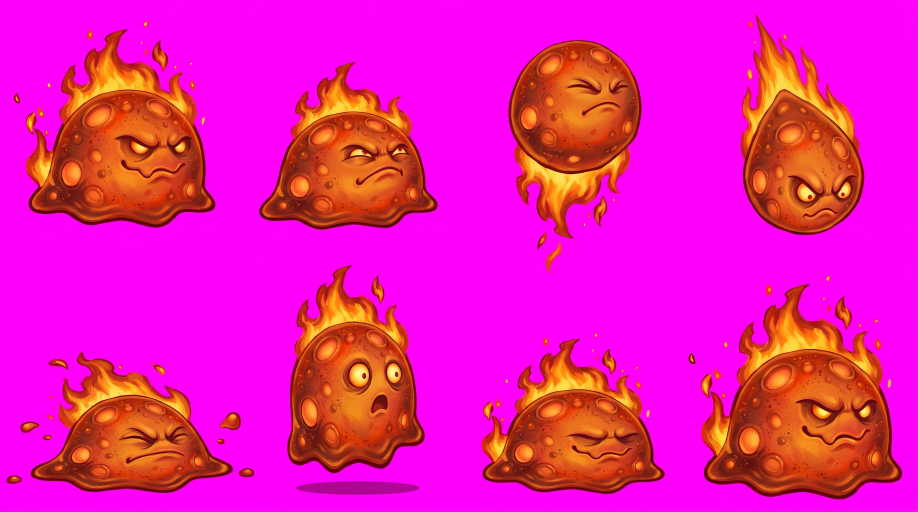
#> input picture Animations/Slime/inferno_bounce/source/inferno_bounce_sheet.jpg, 2752 x 1536 px (shown at 1/3 size)
$ python make_bounce_strip.py
#> lines starting #> are read from the running program, lines starting #| are printed output that depends on the picture; after the words box and inside, x2 and y2 are one past the last pixel; in counts of white or black regions, pixels touching at a corner belong together
#!/usr/bin/env python3
"""Cuts the fire slime's Inferno Bounce sheet (the user's Gemini JPG, 2752 x 1536, eight panels, 4 x 2) into the 8-frame strip (2026-11-08).

  python Animations/Slime/inferno_bounce/source/make_bounce_strip.py

The prompt asked for eight poses ON the floor line (the page lifts the slime itself), but the generator drew three of them in the AIR: panel 3 (the launch: a round ball with a tail of flame hanging below),
panel 4 (the plummet: a teardrop with a long tail of flame above it) and panel 6 (the bounce: a startled tall blob hanging a little above the floor, with a shadow ellipse under it that the prompt had forbidden).
So the cut is the airborne one of ../../magma_slam/source/make_slam_strip.py, generalised: panels 1, 2, 5, 7, 8 are grounded, 3, 4, 6 keep their real height above their row's floor; the height is measured from
the BODY's bottom edge (the lowest row with a long run of dark outline), not from a flame tail. Sizes: ONE scale per row (the panels differ in shape on purpose): row 1 from panel 1 (the rest pose: its base
width = 350 px, the monster standard), row 2 from panel 8 (the settle, nearly the rest pose: 1.02 x 350 px) because the generator draws the bottom row bigger. Every grounded panel is put on its own floor
(the generator did not hold one floor line), the floor of an airborne panel is its row's (the median of its grounded panels), the grounded bases are centred on x 260 and the airborne panels follow between
their grounded neighbours. A flame tail that would cross the bottom of the cell (panel 3's) fades out over the last 30 px instead of being cut. Detached pieces BELOW the body (the forbidden shadow) are dropped.
Output: ../fire_inferno_bounce_8frame_strip.png (512 x 512 per frame), ../fire_inferno_bounce_check.png, ../fire_inferno_bounce_8frame_strip.placement.json and a report.
"""
import os, sys, json
import numpy as np
from PIL import Image, ImageDraw
from scipy import ndimage as ndi

HERE = os.path.dirname(os.path.abspath(__file__))
SRC = sys.argv[1] if len(sys.argv) > 1 else os.path.join(HERE, "inferno_bounce_sheet.jpg")
OUT = os.path.join(HERE, "..", "fire_inferno_bounce_8frame_strip.png")
CHECK = os.path.join(HERE, "..", "fire_inferno_bounce_check.png")
PLACE = os.path.join(HERE, "..", "fire_inferno_bounce_8frame_strip.placement.json")
COLS, ROWS, N = 4, 2, 8
GROUNDED = [0, 1, 4, 6, 7]                     # panels 1, 2, 5, 7, 8 are on the floor; 3, 4 and 6 are in the air
BASE_W, GROUND_Y, BASE_X, FRAME = 350, 470, 260, 512
P8_MUL = 1.02                                  # panel 8 (the settle) against the idle's 350 px base
FADE_FROM = 480                                # a tail of flame crossing the bottom of the cell fades out from here to the edge

img = np.array(Image.open(SRC).convert("RGB")).astype(float)
r, g, b = img[..., 0], img[..., 1], img[..., 2]
alpha = 1 - np.clip((np.minimum(r, b) - g - 70) / 110, 0, 1)
soft = alpha < 1
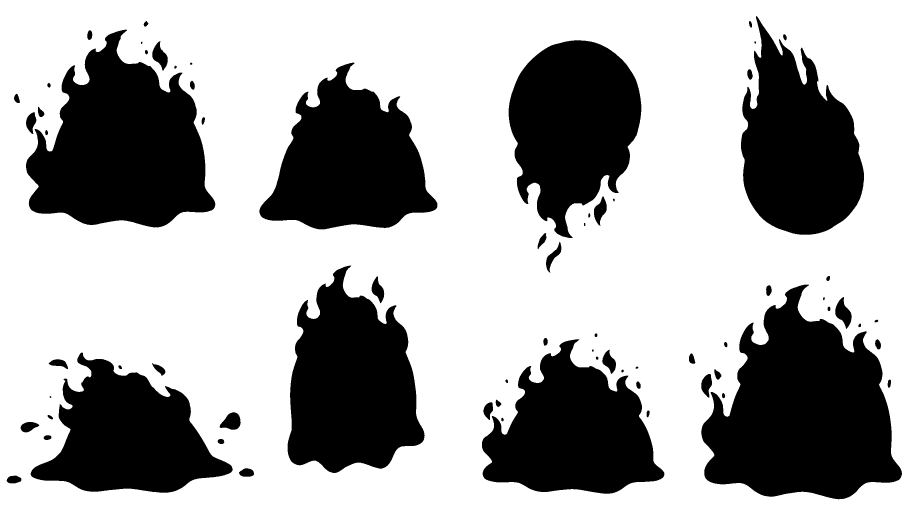
#> soft: shape (1536, 2752) bool (shown at 1/3 size); 66.3% white; 71 black regions, largest, box (x1, y1, x2, y2) and area: (2104, 854, 2706, 1498) 243269, (78, 89, 646, 682) 210576, (863, 797, 1274, 1419) 173263
rgb = img.copy()
rgb[..., 0] = np.where(soft, np.minimum(r, g + 25), r); rgb[..., 2] = np.where(soft, np.minimum(b, g + 25), b)
band = ndi.binary_dilation(alpha < 0.5, iterations=10) & (alpha >= 0.5)
#> band: shape (1536, 2752) bool; 4.3% white; 71 white regions, largest, box (x1, y1, x2, y2) and area: (2104, 853, 2706, 1498) 23610, (78, 88, 646, 683) 21883, (2222, 46, 2593, 705) 19740
mm = np.minimum(rgb[..., 0], rgb[..., 2]) - rgb[..., 1]
fix = (band | soft) & (mm > 4)
#> fix: shape (1536, 2752) bool; 67.8% white; 96 black regions (31 under 20 px), largest, box (x1, y1, x2, y2) and area: (2105, 855, 2699, 1489) 232651, (79, 92, 639, 676) 201623, (867, 799, 1269, 1410) 165388
rgb[..., 0] = np.where(fix, np.minimum(rgb[..., 0], rgb[..., 1] + 4), rgb[..., 0]); rgb[..., 2] = np.where(fix, np.minimum(rgb[..., 2], rgb[..., 1] + 4), rgb[..., 2])
rgba = np.dstack([rgb, alpha * 255]).astype(np.uint8)
PW, PH = rgba.shape[1] // COLS, rgba.shape[0] // ROWS
for c in range(0, COLS + 1):
    x = min(c * PW, rgba.shape[1]); rgba[:, max(0, x - 10):x + 10, 3] = 0
for r_ in range(0, ROWS + 1):
    y = min(r_ * PH, rgba.shape[0]); rgba[max(0, y - 10):y + 10, :, 3] = 0

panels, boxes, bws, lows, bodybot = [], [], [], [], []
for k in range(N):
    rr, cc = divmod(k, COLS)
    p = rgba[rr * PH:(rr + 1) * PH, cc * PW:(cc + 1) * PW].copy()
    solid = p[..., 3] > 128
    lab, n = ndi.label(solid); sizes = ndi.sum(solid, lab, range(1, n + 1))
    keep = 1 + int(np.argmax(sizes)); main = lab == keep
    my, mx = np.where(main); reach = 0.25 * (my.max() - my.min())
    dist = ndi.distance_transform_edt(~main)
    kept = ndi.binary_dilation(main, iterations=3)
    for j in range(1, n + 1):
        if j != keep and sizes[j - 1] >= 60 and dist[lab == j].min() <= reach and np.where(lab == j)[0].max() <= my.max():   # (a piece lower than the main piece's bottom, such as the forbidden shadow ellipse under panel 6, is dropped)
            jy, jx = np.where(lab == j)
            if jx.min() <= 14 or jx.max() >= p.shape[1] - 15 or jy.min() <= 14 or jy.max() >= p.shape[0] - 15:     # (a piece cut by the panel border, a droplet of the next panel's splat, is dropped too)
                continue
            kept |= ndi.binary_dilation(lab == j, iterations=3)
    p[..., 3] = np.where(kept, p[..., 3], 0)
    ys, xs = np.where(p[..., 3] > 128)
    boxes.append((xs.min(), ys.min(), xs.max(), ys.max()))
    y0, y1 = my.min(), my.max()
    bws.append(max(mx[my == y].max() - mx[my == y].min() for y in range(int(y1 - 0.22 * (y1 - y0)), y1 + 1) if (my == y).any()))
    lows.append(int(y1))
    lum = p[..., :3].astype(float) @ np.array([.299, .587, .114])
    dark = (p[..., 3] > 128) & (lum < 80)
    rws = np.where(dark.sum(1) >= 40)[0]
    bodybot.append(int(rws.max()) if len(rws) else int(y1))
    panels.append(p)
#> this loop made 8 passes
#> (n, sizes, keep, reach, y0, y1) on passes 2 to 6: (1, [161608], 1, 125, 188, 688), (7, [161338, 1979, 49, 93, 50, 677, 432], 1, 148.5, 120, 714), (5, [155554, 170, 179, 35, 423], 1, 164.5, 46, 704), (11, [142523, 1042, 761, 117, 48, 170, 377, 1268, 304, 288, 889], 1, 105.8, 287, 710), (4, [174852, 1779, 1089, 967], 1, 155.8, 28, 651)
#> pass 1, `lab, n = ndi.label(solid)`:
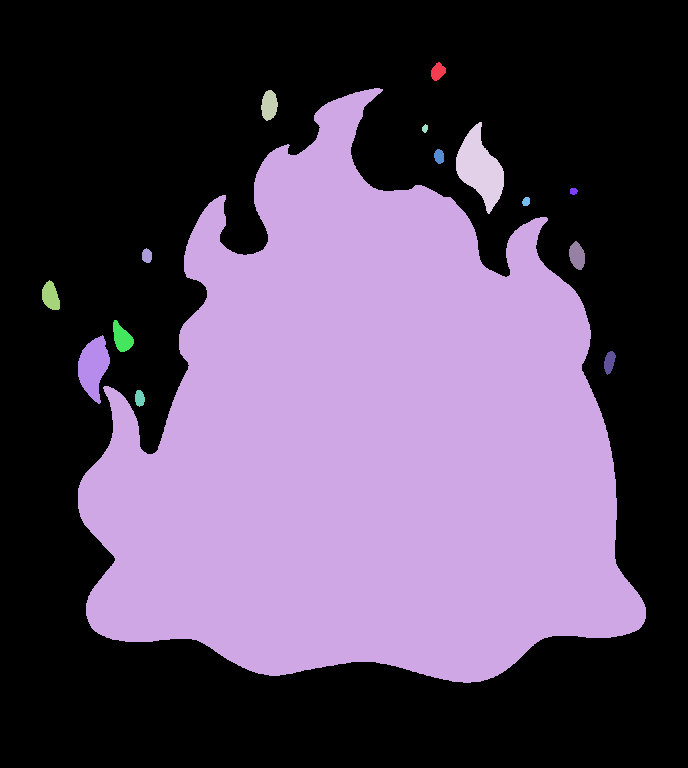
#> lab: shape (768, 688) int32; 16 distinct labels, from 0 to 15; one colour per label, 0 black
#> after the loop:
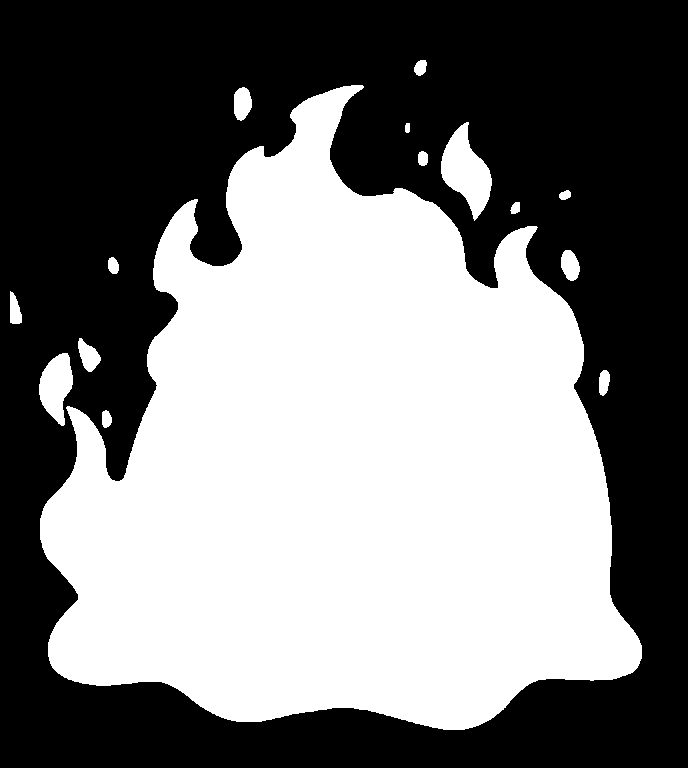
#> solid: shape (768, 688) bool; 47.7% white; 15 white regions, largest, box (x1, y1, x2, y2) and area: (40, 85, 642, 730) 245245, (441, 122, 492, 221) 2678, (39, 353, 73, 426) 1609
#> after the loop, bodybot = [679, 685, 655, 703, 709, 643, 711, 727]; boxes = [(42, 62, 645, 682), (90, 188, 624, 688), (150, 120, 547, 714), (158, 46, 528, 704), (20, 287, 677, 710), (174, 28, 585, 651), (69, 232, 617, 713), (39, 60, 641, 729)]; bws = [559, 531, 232, 357, 585, 407, 545, 593]; lows = [682, 688, 714, 704, 710, 651, 713, 729]; panels = 8 items

s1 = BASE_W / float(bws[0])
#> s1 = 0.626
s2 = BASE_W * P8_MUL / float(bws[7])
#> s2 = 0.602
sk = [s1 if k < COLS else s2 for k in range(N)]
#> sk = [0.626, 0.626, 0.626, 0.626, 0.602, 0.602, 0.602, 0.602]
ground = {}
for rr in range(ROWS):
    ground[rr] = float(np.median([bodybot[k] for k in GROUNDED if k // COLS == rr]))
#> after the loop, ground = {0: 682, 1: 711}
def base_mid(k):
#> called with k = 0
    y1 = bodybot[k]; y0 = boxes[k][1]
#> after `y1 = bodybot[k]`: y1 = 679
#> after `y0 = boxes[k][1]`: y0 = 62
    xs = np.where((panels[k][int(y1 - 0.06 * (y1 - y0)):y1 + 1, :, 3] > 128).any(0))[0]
#> xs = 368 values from 125 to 538
    return (xs.min() + xs.max()) / 2.0
sh = {k: BASE_X - base_mid(k) * sk[k] for k in GROUNDED}
#> sh = {0: 52.44, 1: 65.59, 4: 26.72, 6: 49.89, 7: 50.19}
shifts = {}
for k in range(N):
    before = [q for q in GROUNDED if q <= k]; after = [q for q in GROUNDED if q >= k]
    if k in sh: shifts[k] = sh[k]
    else: shifts[k] = sh[before[-1]] + (sh[after[0]] - sh[before[-1]]) * (k - before[-1]) / float(after[0] - before[-1])
#> after the loop, shifts = {0: 52.44, 1: 65.59, 2: 52.63, 3: 39.67, 4: 26.72, 5: 38.3, 6: 49.89, 7: 50.19}

out = Image.new("RGBA", (FRAME * N, FRAME), (0, 0, 0, 0))
#> out: PIL image 4096x512 RGBA; every value is 0
print("scale row 1 %.4f, row 2 %.4f; base widths in the sheet %s; body bottoms %s; floors %s" % (s1, s2, [int(v) for v in bws], bodybot, {k: int(v) for k, v in ground.items()}))
#| scale row 1 0.6261, row 2 0.6020; base widths in the sheet [559, 531, 232, 357, 585, 407, 545, 593]; body bottoms [679, 685, 655, 703, 709, 643, 711, 727]; floors {0: 682, 1: 711}
print("panel | body lift above the floor (px) | base/body width (px) | figure top y | figure bottom y | faded px | x range")
info = []
for k, p in enumerate(panels):
    im = Image.fromarray(p).resize((int(p.shape[1] * sk[k]), int(p.shape[0] * sk[k])), Image.LANCZOS)
    if k in GROUNDED:                                        # a grounded panel stands on its own floor
        ox = int(round(shifts[k])); oy = int(round(GROUND_Y - bodybot[k] * sk[k])); lift = 0.0
    else:                                                    # an airborne panel keeps its real height above its row's floor
        fl = ground[k // COLS]; ox = int(round(shifts[k])); oy = int(round(GROUND_Y - fl * sk[k])); lift = max(0.0, (fl - bodybot[k]) * sk[k])
    canvas = Image.new("RGBA", (FRAME + 3000, FRAME + 3000), (0, 0, 0, 0)); canvas.alpha_composite(im, (1500 + ox, 1500 + oy))
    fr = canvas.crop((1500, 1500, 1500 + FRAME, 1500 + FRAME))
    arr = np.array(fr)
    a = arr[..., 3] > 128; ys, xs = np.where(a)
    faded = 0
    full_bottom = int((np.array(canvas)[1500:1500 + 3000, 1500:1500 + FRAME, 3] > 128).any(1).nonzero()[0].max()) if True else 0
    if ys.max() >= FRAME - 6 or full_bottom > FRAME - 6:       # the figure reaches the bottom of the cell: fade its lowest part out instead of cutting it
        ramp = np.clip((FRAME - 1 - np.arange(FRAME)) / float(FRAME - 1 - FADE_FROM), 0, 1)
        arr[..., 3] = (arr[..., 3] * ramp[:, None]).astype(np.uint8); faded = int((a & (np.arange(FRAME)[:, None] > FADE_FROM)).sum())
        fr = Image.fromarray(arr); a = arr[..., 3] > 128; ys, xs = np.where(a)
    print("  %d   |   %5.1f | %5.1f | %3d | %3d | %d | %d..%d" % (k + 1, lift, bws[k] * sk[k], ys.min(), ys.max(), faded, xs.min(), xs.max()))
    out.alpha_composite(fr, (FRAME * k, 0))
    info.append({"lift": round(lift, 1), "top": int(ys.min()), "bottom": int(ys.max()), "baseW": round(float(bws[k] * sk[k]), 1), "bodyBottomY": int(round(GROUND_Y - lift))})
#> this loop made 8 passes
#> (fl, ox, oy, lift, full_bottom) on passes 3, 4, 6: (682, 53, 43, 16.91, 489), (682, 40, 43, 0, 483), (711, 38, 42, 40.94, 433)
#> (printed output is left out)
#> a: shape (512, 512) bool; 34.8% white; 13 white regions, largest, box (x1, y1, x2, y2) and area: (74, 83, 437, 471) 88792, (315, 105, 346, 165) 971, (73, 244, 94, 288) 584
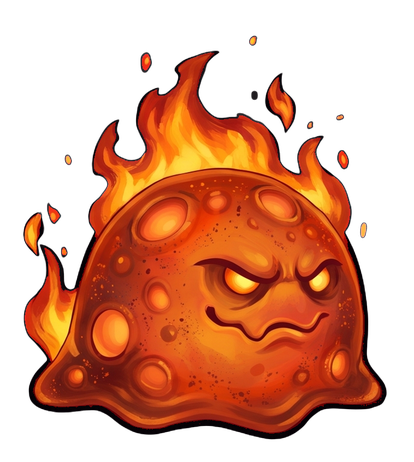
#> im: PIL image 414x462 RGBA; mean R, G, B, A 89.4, 34.1, 11.4, 121.6; transparent parts drawn white
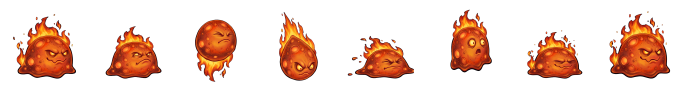
#> out: PIL image 4096x512 RGBA (shown at 1/6 size); mean R, G, B, A 48.7, 19.1, 6.5, 65.6; transparent parts drawn white
#> after the loop, info = 8 items
out.save(OUT)
json.dump({"format": "frame-placement/1", "animation": "inferno_bounce", "file": "fire_inferno_bounce_8frame_strip.png", "frames": N, "fps": 12, "hitFrame": 5, "frameInfo": info,
           "note": "frames: 1 rest, 2 crouch, 3 launch (a ball with a tail of flame below it, in the air), 4 plummet (a teardrop, flames streaming up), 5 CRASH (the hit frame), 6 bounce (startled, a little above the floor), 7 heavy landing, 8 settle. The page lifts and drops the unit itself; lift = body height above the floor in the cell."},
          open(PLACE, "w"), indent=1)
W, H = out.size
pic = Image.new("RGB", (W, H * 2), (255, 255, 255))
#> pic: PIL image 4096x1024 RGB; every value is 255
for i, bg in enumerate([(255, 255, 255, 255), (38, 84, 52, 255)]):
    c = Image.new("RGBA", (W, H), bg); c.alpha_composite(out); pic.paste(c.convert("RGB"), (0, i * H))
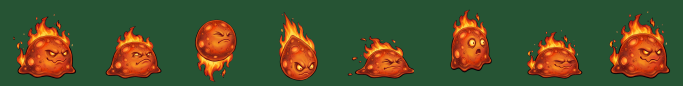
#> c: PIL image 4096x512 RGBA (shown at 1/6 size); mean R, G, B, A 76.7, 81.4, 45, 255
d = ImageDraw.Draw(pic)
for i in range(2): d.line([(0, i * H + GROUND_Y), (W, i * H + GROUND_Y)], fill=(0, 0, 0) if i == 0 else (255, 255, 255), width=1)
pic.resize((W // 2, H), Image.LANCZOS).save(CHECK)
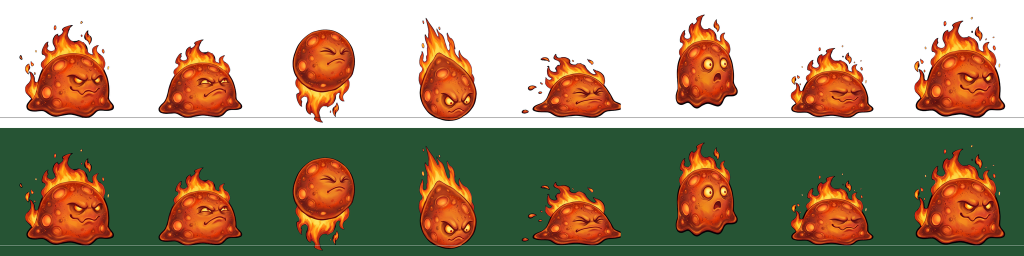
#> saved as fire_inferno_bounce_check.png: PIL image 2048x512 RGB (shown at 1/2 size); mean R, G, B 157.2, 144.8, 120.2
print("strip", os.path.abspath(OUT))

$ run again, with Animations/Slime/death/source/death_sheet.jpg copied over Animations/Slime/inferno_bounce/source/inferno_bounce_sheet.jpg
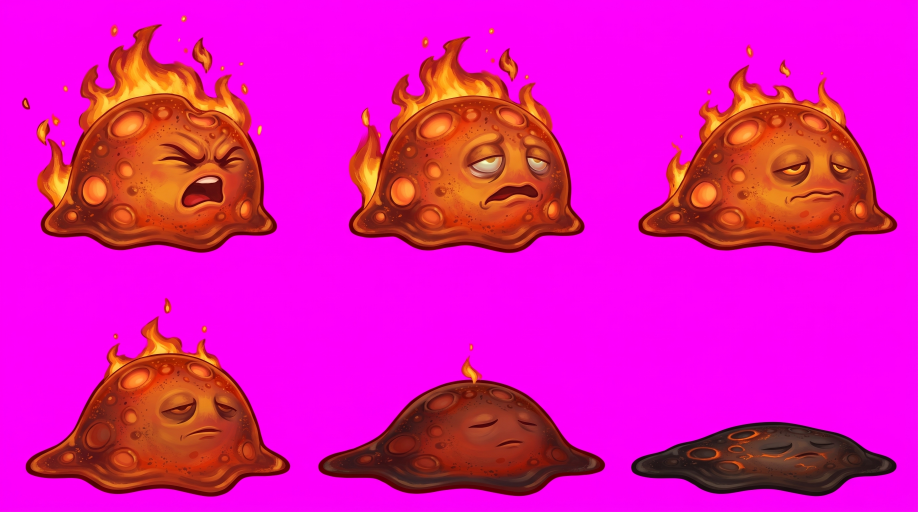
#> input picture Animations/Slime/death/source/death_sheet.jpg, 2752 x 1536 px (shown at 1/3 size)
#> soft: shape (1536, 2752) bool; 67.2% white; 35 black regions (2 under 20 px), largest, box (x1, y1, x2, y2) and area: (112, 74, 830, 757) 305905, (1047, 111, 1753, 758) 290981, (1916, 197, 2691, 758) 256316
#> band: shape (1536, 2752) bool; 3.4% white; 35 white regions, largest, box (x1, y1, x2, y2) and area: (111, 73, 831, 758) 26537, (1046, 110, 1754, 759) 26509, (1915, 195, 2692, 759) 23595
#> fix: shape (1536, 2752) bool; 68.4% white; 64 black regions (30 under 20 px), largest, box (x1, y1, x2, y2) and area: (113, 76, 827, 755) 298286, (1049, 113, 1750, 756) 282318, (1919, 204, 2688, 756) 249138
#> the loop `for k in range(N):` made 8 passes
#> (n, sizes, keep, reach, y0, y1) on passes 2 to 7: (6, [497, 134916, 110, 513, 33563, 321], 2, 158.5, 117, 751), (9, [231, 277, 3041, 42, 99, 146863, 120, 36, 18888], 6, 138.2, 204, 757), (5, [515, 911, 235429, 60, 169], 3, 140.2, 196, 757), (4, [723, 195376, 258, 173], 2, 134.8, 182, 721), (2, [26191, 76324], 2, 84.25, 376, 713), (3, [156, 98816, 12284], 2, 104, 303, 719)
#> after the loop `for k in range(N):`: bodybot = [755, 749, 756, 756, 719, 711, 718, 718]; boxes = [(66, 46, 677, 757), (358, 111, 677, 751), (10, 84, 377, 757), (10, 135, 627, 757), (77, 127, 677, 721), (267, 376, 677, 713), (10, 265, 438, 719), (10, 498, 625, 720)]; bws = [555, 319, 367, 617, 600, 409, 428, 471]; lows = [757, 751, 757, 757, 721, 713, 719, 720]; panels = 8 items
#> s1 = 0.631
#> s2 = 0.758
#> sk = [0.631, 0.631, 0.631, 0.631, 0.758, 0.758, 0.758, 0.758]
#> after the loop `for rr in range(ROWS):`: ground = {0: 752, 1: 718}
#> in base_mid, `y1 = bodybot[k]`: y1 = 755
#> in base_mid, `y0 = boxes[k][1]`: y0 = 46
#> xs = 410 values from 268 to 677
#> sh = {0: -37.97, 1: -79.28, 4: -98.14, 6: 157.7, 7: 73.16}
#> after the loop `for k in range(N):`: shifts = {0: -37.97, 1: -79.28, 2: -85.57, 3: -91.85, 4: -98.14, 5: 29.77, 6: 157.7, 7: 73.16}
#| scale row 1 0.6306, row 2 0.7580; base widths in the sheet [555, 319, 367, 617, 600, 409, 428, 471]; body bottoms [755, 749, 756, 756, 719, 711, 718, 718]; floors {0: 752, 1: 718}
#> the loop `for k, p in enumerate(panels):` made 8 passes
#> (fl, ox, oy, lift, full_bottom) on passes 3, 4, 6: (752, -86, -4, 0, 473), (752, -92, -4, 0, 473), (718, 30, -74, 5.31, 466)
#> (printed output is left out)
#> after the loop `for k, p in enumerate(panels):`:
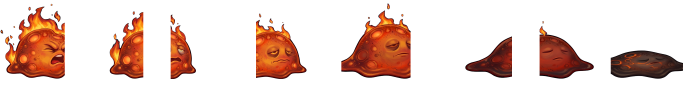
#> out: PIL image 4096x512 RGBA (shown at 1/6 size); mean R, G, B, A 39.5, 14.9, 6.6, 64.2; transparent parts drawn white
#> after the loop `for k, p in enumerate(panels):`: info = 8 items
#> `pic.resize((W // 2, H), Image.LANCZOS).save(CHECK)`:
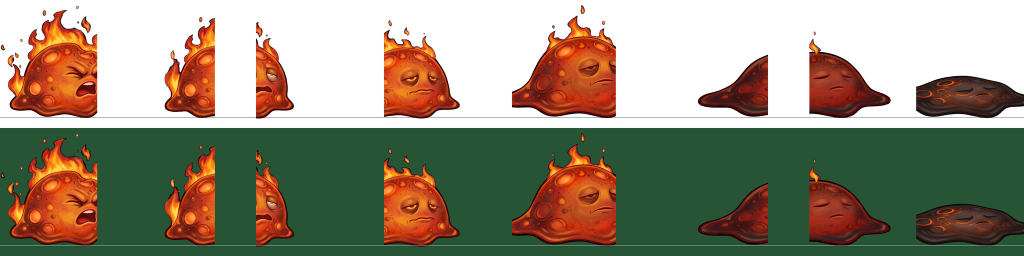
#> saved as fire_inferno_bounce_check.png: PIL image 2048x512 RGB (shown at 1/2 size); mean R, G, B 148.7, 141.4, 121.3
